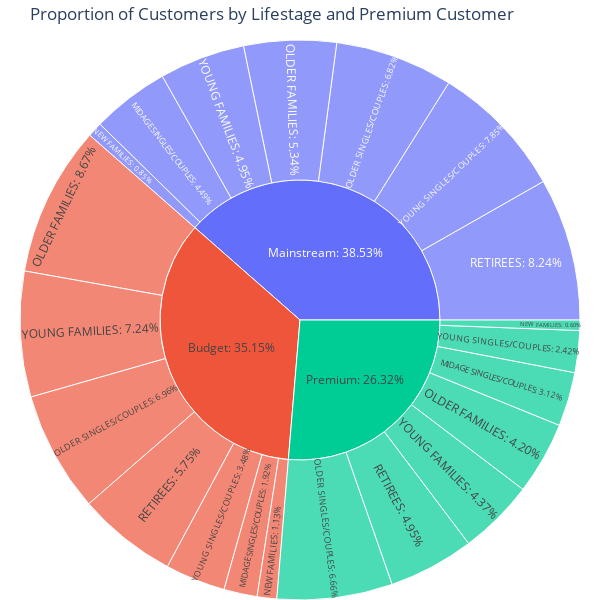

Notebook code for this chart:
### Markdown cell above
Sales are coming mainly from Budget - older families, Mainstream - young singles/couples, and Mainstream
- retirees

### Code cell
import plotly.express as px

# Create a weighted DataFrame for customers
customers = data.groupby(['LIFESTAGE_x', 'PREMIUM_CUSTOMER_y']).agg(CUSTOMERS=('LYLTY_CARD_NBR', 'sum')).reset_index()

# Calculate the proportion of customers
customers['PROPORTION'] = customers['CUSTOMERS'] / customers['CUSTOMERS'].sum()

# Create a sunburst chart
fig = px.sunburst(customers, path=['PREMIUM_CUSTOMER_y', 'LIFESTAGE_x'], values='PROPORTION',
                  title='Proportion of Customers by Lifestage and Premium Customer',
                  custom_data=['PROPORTION'])

# Add text labels with proportion figures
fig.update_traces(textinfo='label+text', texttemplate='%{label}: %{customdata[0]:.2%}')

# Adjust size and layout
fig.update_layout(width=600, height=600, margin=dict(l=0, r=0, b=0, t=40))

# Show the figure
fig.show()

### Figure 1 — Plotly figure (JSON) as saved in the notebook; plotly's stock layout.template omitted (floating-point values rounded to 4 significant figures)
{"data": [{"branchvalues": "total", "customdata": [[0.01922], [0.04486], [0.0312], [0.01128], [0.008541], [0.005999], [0.08669], [0.05337], [0.04202], [0.0696], [0.06816], [0.06662], [0.05747], [0.08238], [0.04954], [0.07244], [0.04949], [0.04369], [0.03481], [0.07845], [0.02418], [0.3515], [0.3853], [0.2632]], "domain": {"x": [0, 1], "y": [0, 1]}, "hovertemplate": "labels=%{label}<br>PROPORTION=%{value}<br>parent=%{parent}<br>id=%{id}<extra></extra>", "ids": ["Budget/MIDAGE SINGLES/COUPLES", "Mainstream/MIDAGE SINGLES/COUPLES", "Premium/MIDAGE SINGLES/COUPLES", "Budget/NEW FAMILIES", "Mainstream/NEW FAMILIES", "Premium/NEW FAMILIES", "Budget/OLDER FAMILIES", "Mainstream/OLDER FAMILIES", "Premium/OLDER FAMILIES", "Budget/OLDER SINGLES/COUPLES", "Mainstream/OLDER SINGLES/COUPLES", "Premium/OLDER SINGLES/COUPLES", "Budget/RETIREES", "Mainstream/RETIREES", "Premium/RETIREES", "Budget/YOUNG FAMILIES", "Mainstream/YOUNG FAMILIES", "Premium/YOUNG FAMILIES", "Budget/YOUNG SINGLES/COUPLES", "Mainstream/YOUNG SINGLES/COUPLES", "Premium/YOUNG SINGLES/COUPLES", "Budget", "Mainstream", "Premium"], "labels": ["MIDAGE SINGLES/COUPLES", "MIDAGE SINGLES/COUPLES", "MIDAGE SINGLES/COUPLES", "NEW FAMILIES", "NEW FAMILIES", "NEW FAMILIES", "OLDER FAMILIES", "OLDER FAMILIES", "OLDER FAMILIES", "OLDER SINGLES/COUPLES", "OLDER SINGLES/COUPLES", "OLDER SINGLES/COUPLES", "RETIREES", "RETIREES", "RETIREES", "YOUNG FAMILIES", "YOUNG FAMILIES", "YOUNG FAMILIES", "YOUNG SINGLES/COUPLES", "YOUNG SINGLES/COUPLES", "YOUNG SINGLES/COUPLES", "Budget", "Mainstream", "Premium"], "name": "", "parents": ["Budget", "Mainstream", "Premium", "Budget", "Mainstream", "Premium", "Budget", "Mainstream", "Premium", "Budget", "Mainstream", "Premium", "Budget", "Mainstream", "Premium", "Budget", "Mainstream", "Premium", "Budget", "Mainstream", "Premium", "", "", ""], "textinfo": "label+text", "texttemplate": "%{label}: %{customdata[0]:.2%}", "type": "sunburst", "values": [0.01922, 0.04486, 0.0312, 0.01128, 0.008541, 0.005999, 0.08669, 0.05337, 0.04202, 0.0696, 0.06816, 0.06662, 0.05747, 0.08238, 0.04954, 0.07244, 0.04949, 0.04369, 0.03481, 0.07845, 0.02418, 0.3515, 0.3853, 0.2632]}], "layout": {"height": 600, "legend": {"tracegroupgap": 0}, "margin": {"b": 0, "l": 0, "r": 0, "t": 40}, "title": {"text": "Proportion of Customers by Lifestage and Premium Customer"}, "width": 600}}
